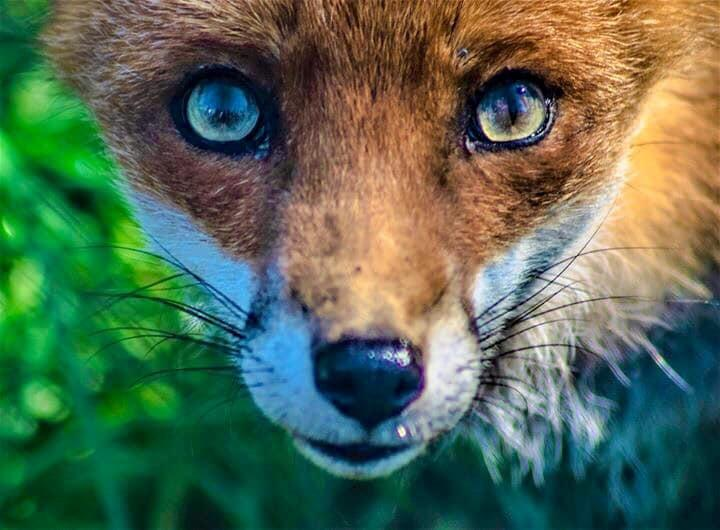
#> input picture assets/test1.jpg, 720 x 530 px
$ python seamcarving.py
#> lines starting #> are read from the running program, lines starting #| are printed output that depends on the picture
# all seam carving helper functions
# this file will be used as a custom module

import cv2 as cv
import numpy as np


# [10 lines left out: function draw_vertical_seam, not called in this run]


def draw_horizontal_seam(img, seam):
    img_seam = img.copy()

    # extracting coordinates
    coords = [(y, int(x)) for y, x in enumerate(seam)]
    y_coords, x_coords = np.transpose(coords)

    # drawing horizontal lines on img
    img_seam[x_coords, y_coords] = (0, 255, 0)
    return img_seam


def create_energy_matrix(img):
    gray_img = cv.cvtColor(img, cv.COLOR_BGR2GRAY)

    # computing x deriative of img
    sobel_x = cv.Sobel(gray_img, cv.CV_64F, 1, 0, ksize=3)
    # computing y deriative of img
    sobel_y = cv.Sobel(gray_img, cv.CV_64F, 0, 1, ksize=3)

    sobel_x = cv.convertScaleAbs(sobel_x)
    sobel_y = cv.convertScaleAbs(sobel_y)

    # energy matrix which is weighted sum of 2 imgs
    energy_matrix = cv.addWeighted(sobel_x, .5, sobel_y, .5, 0)
    return energy_matrix


# [45 lines left out: function find_vertical_seam, not called in this run]


# same as above method but from left to right
def find_horizontal_seam(img, energy_matrix):
    rows, cols = img.shape[:2]

    # store indecies of minimum values along y-axis in seam
    seam = np.zeros(cols)

    distance = np.full((rows, cols), float("inf"))
    distance[:, 0] = np.zeros(rows)     # filling the first column of distance matrix with zeros

    # stores index difference of minimum parent out of 3 in previous column
    min_parent = np.zeros((rows, cols))

    for j in range(cols - 1):           # loop through all columns except the last column due to overflow
        for i in range(1, rows - 1):    # loop through all rows except the first and last one to prevent both underflow & overflow

            # above right
            if  distance[i - 1, j + 1] > distance[i, j] + energy_matrix[i - 1, j + 1]:
                distance[i - 1, j + 1] = distance[i, j] + energy_matrix[i - 1, j + 1]
                min_parent[i - 1, j + 1] = 1          # we have came from a parent with less energy which is underneath

            # center right
            if  distance[i, j + 1] > distance[i, j] + energy_matrix[i, j + 1]:
                distance[i, j + 1] = distance[i, j] + energy_matrix[i, j + 1]
                min_parent[i, j + 1] = 0              # last parent we have come from is in the same row

            # bottom right
            if  distance[i + 1, j + 1] > distance[i, j] + energy_matrix[i + 1, j + 1]:
                distance[i + 1, j + 1] = distance[i, j] + energy_matrix[i + 1, j + 1]
                min_parent[i + 1, j + 1] = -1         # a parent with less energy which is in the above row


    # tracking the path from the last column to the very first one
    # we detect the minimum parent in each column as we travel along side x-axis from right to left
    # storing its index in seam, starting with the minimum value of the last column
    seam[cols - 1] = np.argmin(distance[:, cols - 1])   # last element of seam

    # note that the first column is not included since we assign previous column each time
    for j in range(cols - 1, 0, -1):
        seam[j - 1] = seam[j] + min_parent[int(seam[j]), j]

    return seam


# deleting the vertical seam and reducing the width
# [42 lines left out: functions remove_vertical_seam, remove_horizontal_seam, add_vertical_seam, not called in this run]


# expand img horizontally by increasing the height
def add_horizontal_seam(img, seam):
    rows, cols = img.shape[:2]

    # adding a total black column to img
    row = np.zeros((1, cols, 3), dtype=np.uint8)
    expanded_img = np.vstack((img, row)) # adding the row to the end (a black pixel will be added to each column)

    for j in range(cols):
        for i in range(rows, int(seam[j]), -1):
            expanded_img[i, j] = expanded_img[i - 1, j]

    return expanded_img


if __name__ == "__main__":
    img = cv.imread('../assets/test1.jpg')
#> img is the input picture: shape (530, 720, 3); mean B, G, R 83.2, 106.1, 85.5
    img = cv.resize(img, None, fx=.5, fy=.5)
#> img: shape (265, 360, 3)
    print(img.shape)
#| (265, 360, 3)

    energy_matrix = create_energy_matrix(img)
#> in create_energy_matrix, `gray_img = cv.cvtColor(img, cv.COLOR_BGR2GRAY)`:
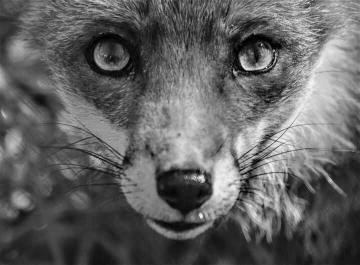
#> gray_img: shape (265, 360); min 0, max 244, mean 97.4
#> in create_energy_matrix, `sobel_x = cv.Sobel(gray_img, cv.CV_64F, 1, 0, ksize=3)`:
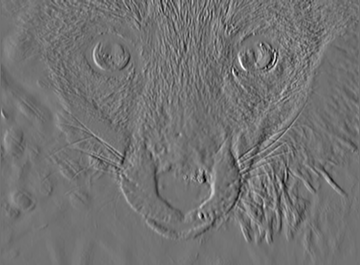
#> sobel_x: shape (265, 360) float64; min -563, max 686, mean 0; drawn with min black and max white
#> in create_energy_matrix, `sobel_y = cv.Sobel(gray_img, cv.CV_64F, 0, 1, ksize=3)`:
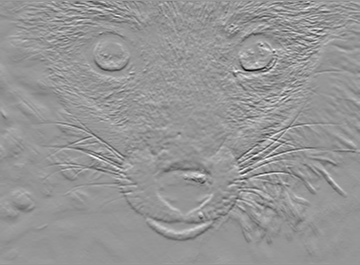
#> sobel_y: shape (265, 360) float64; min -791, max 551, mean -2.2; drawn with min black and max white
#> in create_energy_matrix, `energy_matrix = cv.addWeighted(sobel_x, .5, sobel_y, .5, 0)`:
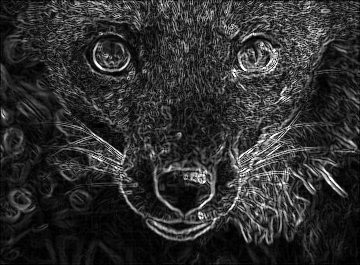
#> energy_matrix: shape (265, 360); min 0, max 255, mean 46.7
    seam = find_horizontal_seam(img, energy_matrix)
#> in find_horizontal_seam, `distance[:, 0] = np.zeros(rows)`: distance: shape (265, 360) float64; 99.72% of the values are NaN or infinite; the others: min 0, max 0, mean 0
#> after the loop in find_horizontal_seam, `for j in range(cols - 1):`:
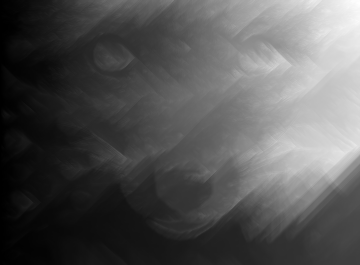
#> distance: shape (265, 360) float64; min 0, max 7645, mean 2546.7; drawn with min black and max white
#> after the loop in find_horizontal_seam, `for j in range(cols - 1):`:
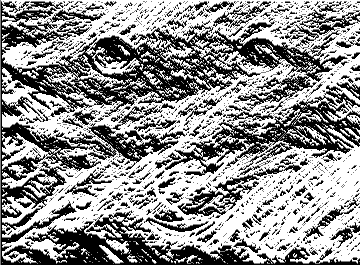
#> min_parent: shape (265, 360) float64; min -1, max 1, mean 0.153; drawn with min black and max white
#> after the loop in find_horizontal_seam, `for j in range(cols - 1, 0, -1):`: seam = 360 values, max 263 at index 302, min 217 at index 102, mean 246.1
    img = draw_horizontal_seam(img, seam)
#> in draw_horizontal_seam, `coords = [(y, int(x)) for y, x in enumerate(seam)]`: coords = 360 pairs, first value 0 to 359, second value 217 to 263
#> in draw_horizontal_seam, `y_coords, x_coords = np.transpose(coords)`: y_coords = 360 values from 0 to 359; x_coords has the same summary as seam in find_horizontal_seam
#> in draw_horizontal_seam, `img_seam[x_coords, y_coords] = (0, 255, 0)`: img_seam: shape (265, 360, 3); mean B, G, R 83.2, 106.9, 85.6
    img = add_horizontal_seam(img, seam)
#> after the loop in add_horizontal_seam, `for j in range(cols):`:
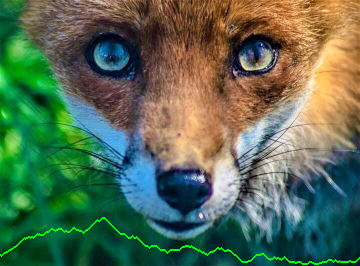
#> expanded_img: shape (266, 360, 3); mean B, G, R 82.9, 107.5, 85.3

    print(img.shape)
#| (266, 360, 3)
    cv.imshow("", img)
    cv.waitKey(0)
    cv.destroyAllWindows()

$ run again, with assets/test10.jpg copied over assets/test1.jpg
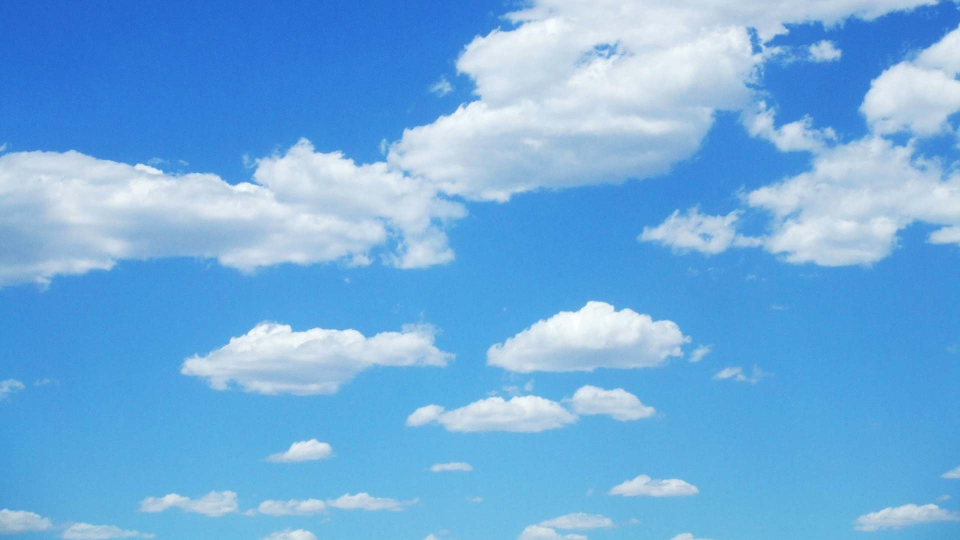
#> input picture assets/test10.jpg, 1920 x 1080 px (shown at 1/2 size)
#> img is the input picture: shape (1080, 1920, 3); mean B, G, R 223.5, 172.7, 111.7
#> img: shape (540, 960, 3)
#| (540, 960, 3)
#> after the loop in find_horizontal_seam, `for j in range(cols - 1):`:
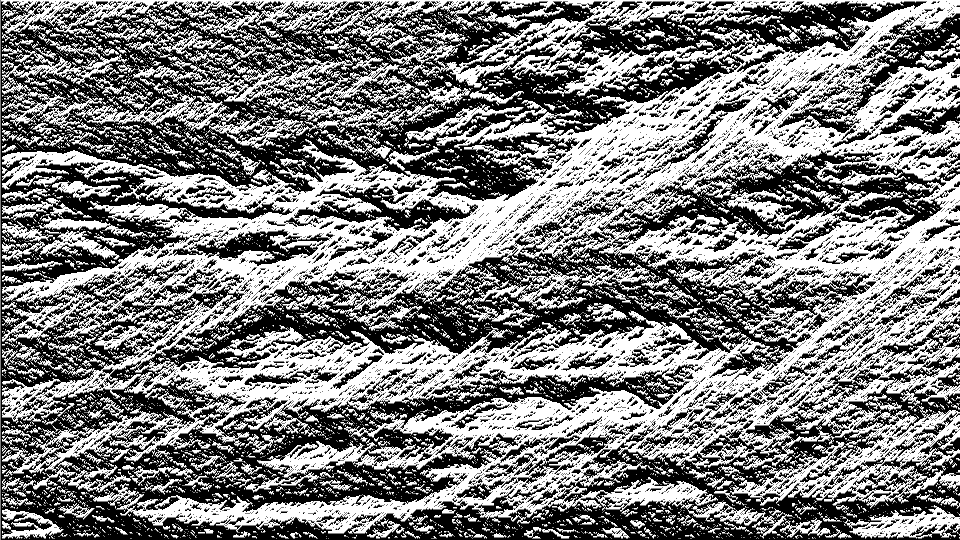
#> min_parent: shape (540, 960) float64; min -1, max 1, mean -0.00644; drawn with min black and max white
#> after the loop in find_horizontal_seam, `for j in range(cols - 1, 0, -1):`: seam = 960 values, max 533 at index 321, min 449 at index 611, mean 500.1
#> coords = 960 pairs, first value 0 to 959, second value 449 to 533
#> y_coords = 960 values from 0 to 959; x_coords has the same summary as seam in find_horizontal_seam
#> img_seam: shape (540, 960, 3); mean B, G, R 223.2, 173, 111.7
#> after the loop in add_horizontal_seam, `for j in range(cols):`:
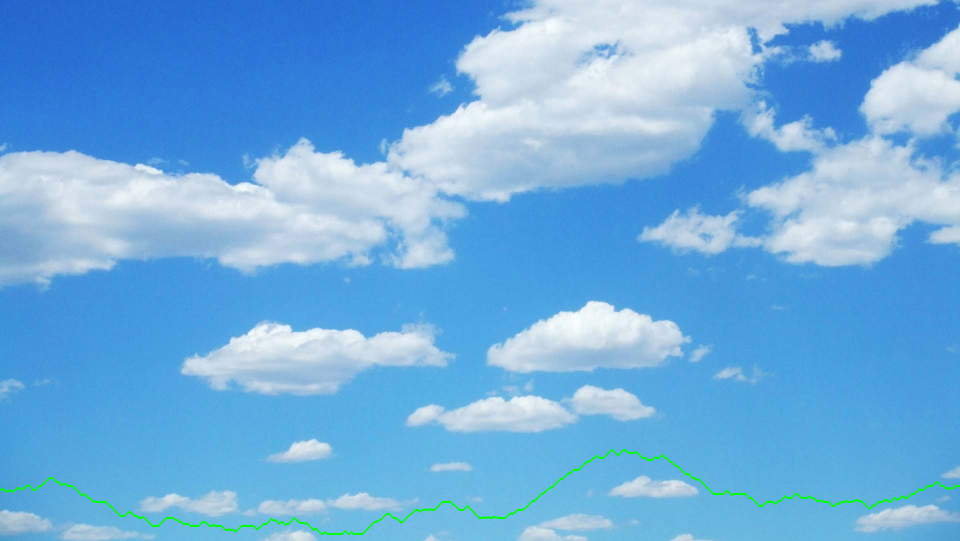
#> expanded_img: shape (541, 960, 3); mean B, G, R 222.8, 173.2, 111.5
#| (541, 960, 3)

$ run again, with assets/test11.jpg copied over assets/test1.jpg
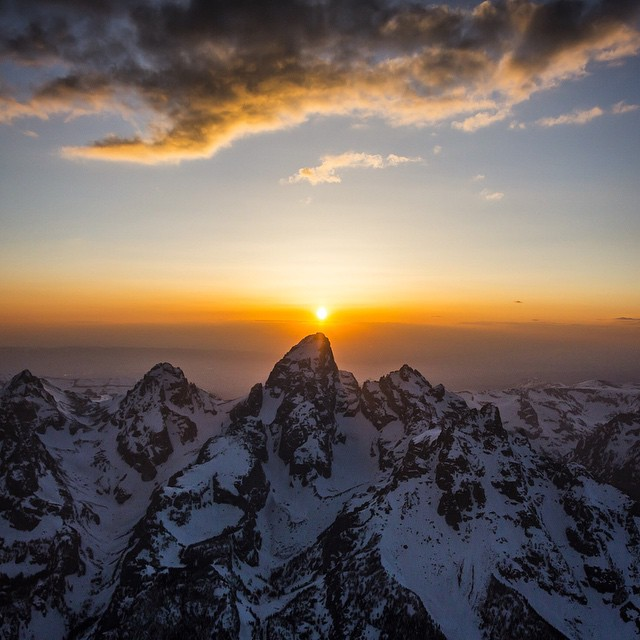
#> input picture assets/test11.jpg, 640 x 640 px
#> img is the input picture: shape (640, 640, 3); mean B, G, R 90.6, 98.2, 111.2
#> img: shape (320, 320, 3)
#| (320, 320, 3)
#> after the loop in find_horizontal_seam, `for j in range(cols - 1):`:
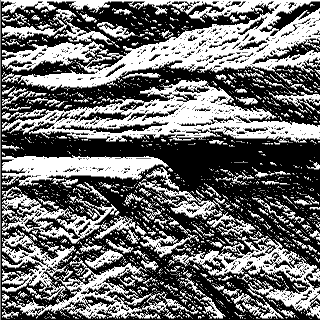
#> min_parent: shape (320, 320) float64; min -1, max 1, mean -0.139; drawn with min black and max white
#> after the loop in find_horizontal_seam, `for j in range(cols - 1, 0, -1):`: seam = 320 values, max 90 at index 50, min 63 at index 304, mean 74.15
#> coords = 320 pairs, first value 0 to 319, second value 63 to 90
#> y_coords = 320 values from 0 to 319; x_coords has the same summary as seam in find_horizontal_seam
#> img_seam: shape (320, 320, 3); mean B, G, R 90.2, 98.7, 110.9
#> in add_horizontal_seam, `expanded_img = np.vstack((img, row))`:
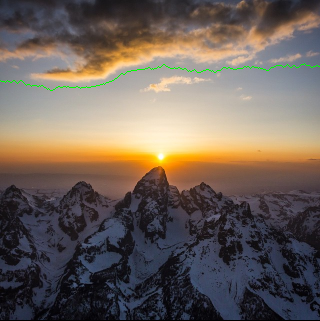
#> expanded_img: shape (321, 320, 3); mean B, G, R 89.9, 98.4, 110.5
#| (321, 320, 3)

$ run again, with assets/test12.jpg copied over assets/test1.jpg
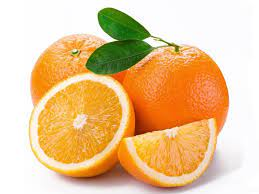
#> input picture assets/test12.jpg, 259 x 194 px
#> img is the input picture: shape (194, 259, 3); mean B, G, R 151.3, 197.5, 232.2
#> img: shape (97, 130, 3)
#| (97, 130, 3)
#> after the loop in find_horizontal_seam, `for j in range(cols - 1, 0, -1):`: seam = 130 values, max 9 at index 123, min 1 at index 0, mean 1.68
#> coords = 130 pairs, first value 0 to 129, second value 1 to 9
#> y_coords = 130 values from 0 to 129; x_coords has the same summary as seam in find_horizontal_seam
#> img_seam: shape (97, 130, 3); mean B, G, R 149.2, 197.8, 229.8
#> after the loop in add_horizontal_seam, `for j in range(cols):`:
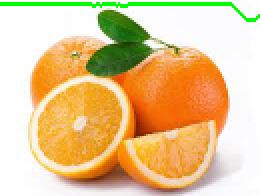
#> expanded_img: shape (98, 130, 3) (shown 2 times larger); mean B, G, R 147.6, 198.4, 227.5
#| (98, 130, 3)
